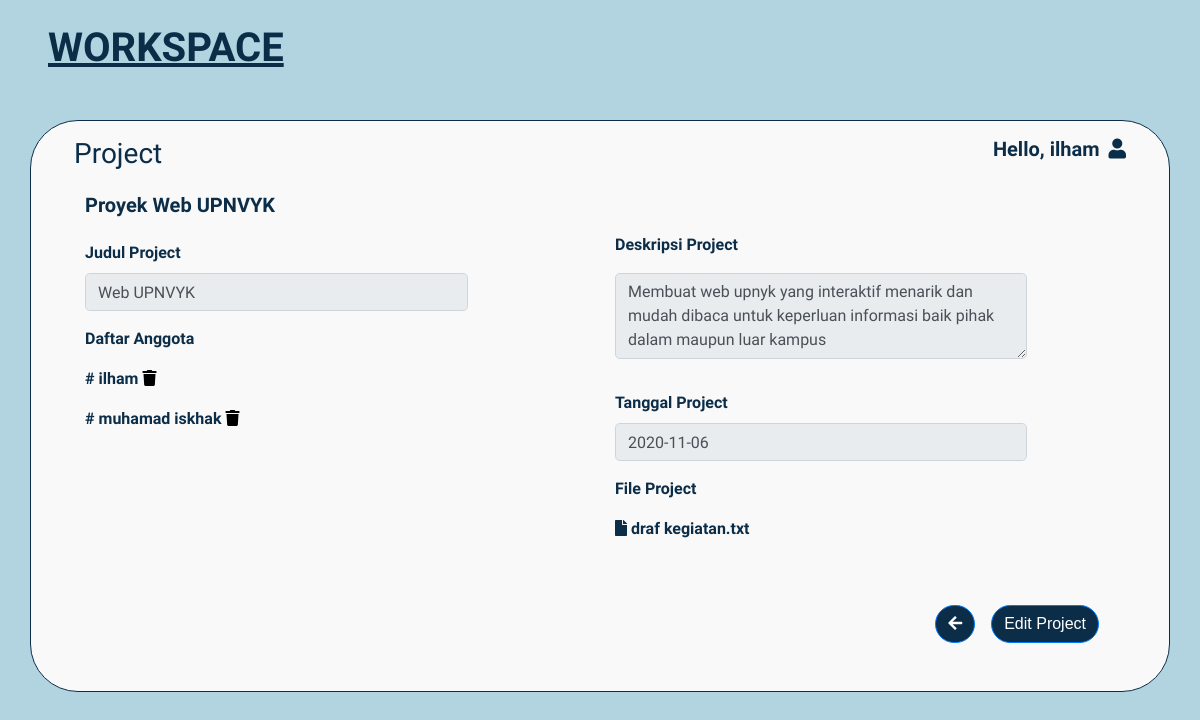
/view/lihat_project.php?id_project=1 (signed in), run on the app's committed database.
### tables this page shows
CREATE TABLE `data_project` (
  `id_project` int(11) NOT NULL,
  `title` varchar(100) NOT NULL,
  `description` text NOT NULL,
  `deadline` date NOT NULL,
  `status` varchar(100) NOT NULL,
  `file` varchar(100) NOT NULL,
  `team` varchar(100) NOT NULL,
  `id_user` int(11) NOT NULL
);

CREATE TABLE `data_user` (
  `id` int(11) NOT NULL,
  `nama_lengkap` varchar(50) NOT NULL,
  `alamat_email` varchar(50) NOT NULL,
  `password` varchar(50) NOT NULL
);

### view/lihat_project.php (the view, shortened to what this page needs)
<!DOCTYPE html>
<html lang="en">
<head>
    <link rel="stylesheet" href="../assets/bootstrap/css/bootstrap.min.css">
    <link rel="stylesheet" href="../assets/css/new_project.css">
    <link rel="stylesheet" href="https://use.fontawesome.com/releases/v5.7.0/css/all.css"
>
</head>
<body style="background-color: #B1D4E0;">
<?php
    require_once ("../config/koneksi.php");
    $id = $_GET['id_project'];
    $cek_data_query = "SELECT * FROM data_project WHERE id_project='$id'";
    $data = mysqli_query($conn, $cek_data_query) or die (mysqli_error($conn));
    $result = mysqli_fetch_assoc($data)
?>
    <h1 class="mt-4 mb-5 ml-5" id="workspace_font">WORKSPACE</h1>
    <div class="container mt-2 mb-3 " id="kotak">
        <h3 class="float-left mt-3 mx-2 px-1 ml-4">Project</h3>
        <h5 class="float-right mt-3 mx-2 px-1 mr-4">Hello, <?= $_SESSION['nama'] ?> <i class="fas fa-user ml-1"></i></h5>
        <br>
        <div class="row mt-5 mb-5 mx-4">
            <div class="col-md-6">
                    <h5>Proyek <?= $result['title'] ?></h5>
                        <div class="row">
                            <div class="col-9 pr-0">
                                <label for="" class="mt-3">Judul Project</label>
                                <input class="form-control rounded-lg mb-3" type="text" value="<?= $result['title'] ?>" placeholder="Judul Proyek" readonly>
                            </div>
                        </div>
                        <div class="row">
                            <div class="col-10">
                                <p>Daftar Anggota</p>
                                <?php
                                    $idUser = explode(",",$result['team']);
                                    foreach($idUser as $user){
                                        $cek_data_query_team = "SELECT * FROM data_user WHERE id='$user'";
                                        $data_team = mysqli_query($conn, $cek_data_query_team) or die (mysqli_error($conn));
                                        $result_team = mysqli_fetch_assoc($data_team);
                                ?>
                                <p id="namaAnggota"># <?= $result_team['nama_lengkap'] ?> <a href="config/action-team.php?id=<?= $result_team['id'] ?>"><i class="fas fa-trash"></i></a></p>
                                    <?php } ?>
                            </div>
                        </div>
            </div>
            <div class="col-md-6 mt-4">
                    <div class="row">
                        <div class="col-10">
                            <label for="" class="mt-3">Deskripsi Project</label>
                            <textarea name="des_proyek" id="" rows="3" class="form-control mb-2 mt-2 rounded-lg" placeholder="Deskripsi Proyek" readonly><?= $result['description'] ?></textarea>
                        </div>
                    </div>
                    <div class="row">
                        <div class="col-10 py-2 mb-2">
                            <label for="" class="mt-3">Tanggal Project</label>
                            <input type="text" class="form-control rounded-lg" id="date"  value="<?= $result['deadline'] ?>" readonly>
                        </div>
                    </div>
                    <div class="row">
                        <div class="col-10">
                            <p>File Project</p>
                            <p class="mt-3"> <i class="fa fa-file"></i> <?= $result['file'] ?></p>
                        </div>
                    </div>
                    <a href="edit_project.php?id_project=<?= $id ?> "><button class="btn btn-primary mt-5 mr-3 float-right" id="tombol">Edit Project</button></a>
                    <a href="dashboard.php"><button class="btn btn-primary mt-5 mr-3 float-right" id="tombol"><i class="fas fa-arrow-left"></i></button></a>
            </div>
        </div>
    </div>
</body>
</html>

### assets/css/new_project.css (style rules this page uses)
a { color: #000000; }
body { font-family: Quicksand, heltevica; font-weight: 900; background-color: #B1D4E0; color: #0C2D48; }
#navbar h3, h6, h5 { font-family: Quicksand, heltevica; font-weight: 600; }
#kotak { background-color: #F9F9F9; border-color: #0C2D48; border: solid 1px; border-radius: 3em; }
#tombol { background-color: #0C2D48; font-family: Poppins, Helvetica, sans-serif; border-radius: 3em; }
#workspace_font { font-family: Quicksand, heltevica; font-weight: bolder; text-decoration: underline; }

### data on the page
data_project: title "Web UPNVYK", des_proyek "Membuat web upnyk yang interaktif menarik dan mudah dibaca untuk keperluan informasi baik pihak dalam maupun luar kampus", deadline "2020-11-06", file "draf kegiatan.txt"
data_user: nama_lengkap "ilham"
data_user: nama_lengkap "muhamad iskhak"

### other printed values
$_SESSION['nama'] "ilham"
